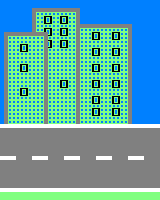

A 2D game scene composited from a Tiled map and its tileset images. What follows is a short description and the map's XML, with every tile layer's data as written:
An orthogonal 40x50 tile map with 4x4 px tiles, 1 tile layer (Capa de Patrones 1).

<map version="1.0" orientation="orthogonal" renderorder="right-down" width="40" height="50" tilewidth="4" tileheight="4" nextobjectid="1">
 <tileset firstgid="1" name="tiles" tilewidth="4" tileheight="4" tilecount="25">
  <image source="tiles.png" width="20" height="20" />
  <terraintypes>
   <terrain name="Nuevo Terreno" tile="15" />
   <terrain name="Ventana" tile="22" />
  </terraintypes>
  <tile id="15" terrain=",,,0" />
  <tile id="16" terrain=",,0," />
  <tile id="20" terrain=",0,," />
  <tile id="21" terrain="0,,," />
  <tile id="22" terrain=",1,," />
 </tileset>
 <layer name="Capa de Patrones 1" width="40" height="50">
  <data encoding="csv">
7,7,7,7,7,7,7,7,7,7,7,7,7,7,7,7,7,7,7,7,7,7,7,7,7,7,7,7,7,7,7,7,7,7,7,7,7,7,7,7,
7,7,7,7,7,7,7,7,7,7,7,7,7,7,7,7,7,7,7,7,7,7,7,7,7,7,7,7,7,7,7,7,7,7,7,7,7,7,7,7,
7,7,7,7,7,7,7,7,6,6,6,6,6,6,6,6,6,6,6,6,7,7,7,7,7,7,7,7,7,7,7,7,7,7,7,7,7,7,7,7,
7,7,7,7,7,7,7,7,6,23,23,23,23,23,23,23,23,23,23,6,7,7,7,7,7,7,7,7,7,7,7,7,7,7,7,7,7,7,7,7,
7,7,7,7,7,7,7,7,6,23,23,16,17,23,23,16,17,23,23,6,7,7,7,7,7,7,7,7,7,7,7,7,7,7,7,7,7,7,7,7,
7,7,7,7,7,7,7,7,6,23,23,21,22,23,23,21,22,23,23,6,7,7,7,7,7,7,7,7,7,7,7,7,7,7,7,7,7,7,7,7,
7,7,7,7,7,7,7,7,6,23,23,23,23,23,23,23,23,23,23,6,6,6,6,6,6,6,6,6,6,6,6,6,6,7,7,7,7,7,7,7,
7,7,7,7,7,7,7,7,6,23,23,16,17,23,23,16,17,23,23,6,23,23,23,23,23,23,23,23,23,23,23,23,6,7,7,7,7,7,7,7,
7,6,6,6,6,6,6,6,6,6,6,6,22,23,23,21,22,23,23,6,23,23,23,16,17,23,23,23,16,17,23,23,6,7,7,7,7,7,7,7,
7,6,23,23,23,23,23,23,23,23,23,6,23,23,23,23,23,23,23,6,23,23,23,21,22,23,23,23,21,22,23,23,6,7,7,7,7,7,7,7,
7,6,23,23,23,23,23,23,23,23,23,6,17,23,23,16,17,23,23,6,23,23,23,23,23,23,23,23,23,23,23,23,6,7,7,7,7,7,7,7,
7,6,23,23,23,16,17,23,23,23,23,6,22,23,23,21,22,23,23,6,23,23,23,23,23,23,23,23,23,23,23,23,6,7,7,7,7,7,7,7,
7,6,23,23,23,21,22,23,23,23,23,6,23,23,23,23,23,23,23,6,23,23,23,16,17,23,23,23,16,17,23,23,6,7,7,7,7,7,7,7,
7,6,23,23,23,23,23,23,23,23,23,6,23,23,23,23,23,23,23,6,23,23,23,21,22,23,23,23,21,22,23,23,6,7,7,7,7,7,7,7,
7,6,23,23,23,23,23,23,23,23,23,6,23,23,23,23,23,23,23,6,23,23,23,23,23,23,23,23,23,23,23,23,6,7,7,7,7,7,7,7,
7,6,23,23,23,23,23,23,23,23,23,6,23,23,23,23,23,23,23,6,23,23,23,23,23,23,23,23,23,23,23,23,6,7,7,7,7,7,7,7,
7,6,23,23,23,16,17,23,23,23,23,6,23,23,23,23,23,23,23,6,23,23,23,16,17,23,23,23,16,17,23,23,6,7,7,7,7,7,7,7,
7,6,23,23,23,21,22,23,23,23,23,6,23,23,23,23,23,23,23,6,23,23,23,21,22,23,23,23,21,22,23,23,6,7,7,7,7,7,7,7,
7,6,23,23,23,23,23,23,23,23,23,6,23,23,23,23,23,23,23,6,23,23,23,23,23,23,23,23,23,23,23,23,6,7,7,7,7,7,7,7,
7,6,23,23,23,23,23,23,23,23,23,6,23,23,23,23,23,23,23,6,23,23,23,23,23,23,23,23,23,23,23,23,6,7,7,7,7,7,7,7,
7,6,23,23,23,23,23,23,23,23,23,6,23,23,23,16,17,23,23,6,23,23,23,16,17,23,23,23,16,17,23,23,6,7,7,7,7,7,7,7,
7,6,23,23,23,23,23,23,23,23,23,6,23,23,23,21,22,23,23,6,23,23,23,21,22,23,23,23,21,22,23,23,6,7,7,7,7,7,7,7,
7,6,23,23,23,16,17,23,23,23,23,6,23,23,23,23,23,23,23,6,23,23,23,23,23,23,23,23,23,23,23,23,6,7,7,7,7,7,7,7,
7,6,23,23,23,21,22,23,23,23,23,6,23,23,23,23,23,23,23,6,23,23,23,23,23,23,23,23,23,23,23,23,6,7,7,7,7,7,7,7,
7,6,23,23,23,23,23,23,23,23,23,6,23,23,23,23,23,23,23,6,23,23,23,16,17,23,23,23,16,17,23,23,6,7,7,7,7,7,7,7,
7,6,23,23,23,23,23,23,23,23,23,6,23,23,23,23,23,23,23,6,23,23,23,21,22,23,23,23,21,22,23,23,6,7,7,7,7,7,7,7,
7,6,23,23,23,23,23,23,23,23,23,6,23,23,23,23,23,23,23,6,23,23,23,23,23,23,23,23,23,23,23,23,6,7,7,7,7,7,7,7,
7,6,23,23,23,23,23,23,23,23,23,6,23,23,23,23,23,23,23,6,23,23,23,16,17,23,23,23,16,17,23,23,6,7,7,7,7,7,7,7,
7,6,23,23,23,23,23,23,23,23,23,6,23,23,23,23,23,23,23,6,23,23,23,21,22,23,23,23,21,22,23,23,6,7,7,7,7,7,7,7,
7,6,23,23,23,23,23,23,23,23,23,6,23,23,23,23,23,23,23,6,23,23,23,23,23,23,23,23,23,23,23,23,6,7,7,7,7,7,7,7,
7,6,23,23,23,23,23,23,23,23,23,6,23,23,23,23,23,23,23,6,23,23,23,23,23,23,23,23,23,23,23,23,6,7,7,7,7,7,7,7,
2,2,2,2,2,2,2,2,2,2,2,2,2,2,2,2,2,2,2,2,2,2,2,2,2,2,2,2,2,2,2,2,2,2,2,2,2,2,2,2,
6,6,6,6,6,6,6,6,6,6,6,6,6,6,6,6,6,6,6,6,6,6,6,6,6,6,6,6,6,6,6,6,6,6,6,6,6,6,6,6,
6,6,6,6,6,6,6,6,6,6,6,6,6,6,6,6,6,6,6,6,6,6,6,6,6,6,6,6,6,6,6,6,6,6,6,6,6,6,6,6,
6,6,6,6,6,6,6,6,6,6,6,6,6,6,6,6,6,6,6,6,6,6,6,6,6,6,6,6,6,6,6,6,6,6,6,6,6,6,6,6,
6,6,6,6,6,6,6,6,6,6,6,6,6,6,6,6,6,6,6,6,6,6,6,6,6,6,6,6,6,6,6,6,6,6,6,6,6,6,6,6,
6,6,6,6,6,6,6,6,6,6,6,6,6,6,6,6,6,6,6,6,6,6,6,6,6,6,6,6,6,6,6,6,6,6,6,6,6,6,6,6,
6,6,6,6,6,6,6,6,6,6,6,6,6,6,6,6,6,6,6,6,6,6,6,6,6,6,6,6,6,6,6,6,6,6,6,6,6,6,6,6,
6,6,6,6,6,6,6,6,6,6,6,6,6,6,6,6,6,6,6,6,6,6,6,6,6,6,6,6,6,6,6,6,6,6,6,6,6,6,6,6,
2,2,2,2,6,6,6,6,2,2,2,2,6,6,6,6,2,2,2,2,6,6,6,6,2,2,2,2,6,6,6,6,2,2,2,2,6,6,6,6,
6,6,6,6,6,6,6,6,6,6,6,6,6,6,6,6,6,6,6,6,6,6,6,6,6,6,6,6,6,6,6,6,6,6,6,6,6,6,6,6,
6,6,6,6,6,6,6,6,6,6,6,6,6,6,6,6,6,6,6,6,6,6,6,6,6,6,6,6,6,6,6,6,6,6,6,6,6,6,6,6,
6,6,6,6,6,6,6,6,6,6,6,6,6,6,6,6,6,6,6,6,6,6,6,6,6,6,6,6,6,6,6,6,6,6,6,6,6,6,6,6,
6,6,6,6,6,6,6,6,6,6,6,6,6,6,6,6,6,6,6,6,6,6,6,6,6,6,6,6,6,6,6,6,6,6,6,6,6,6,6,6,
6,6,6,6,6,6,6,6,6,6,6,6,6,6,6,6,6,6,6,6,6,6,6,6,6,6,6,6,6,6,6,6,6,6,6,6,6,6,6,6,
6,6,6,6,6,6,6,6,6,6,6,6,6,6,6,6,6,6,6,6,6,6,6,6,6,6,6,6,6,6,6,6,6,6,6,6,6,6,6,6,
6,6,6,6,6,6,6,6,6,6,6,6,6,6,6,6,6,6,6,6,6,6,6,6,6,6,6,6,6,6,6,6,6,6,6,6,6,6,6,6,
2,2,2,2,2,2,2,2,2,2,2,2,2,2,2,2,2,2,2,2,2,2,2,2,2,2,2,2,2,2,2,2,2,2,2,2,2,2,2,2,
3,3,3,3,3,3,3,3,3,3,3,3,3,3,3,3,3,3,3,3,3,3,3,3,3,3,3,3,3,3,3,3,3,3,3,3,3,3,3,3,
3,3,3,3,3,3,3,3,3,3,3,3,3,3,3,3,3,3,3,3,3,3,3,3,3,3,3,3,3,3,3,3,3,3,3,3,3,3,3,3
</data>
 </layer>
</map>